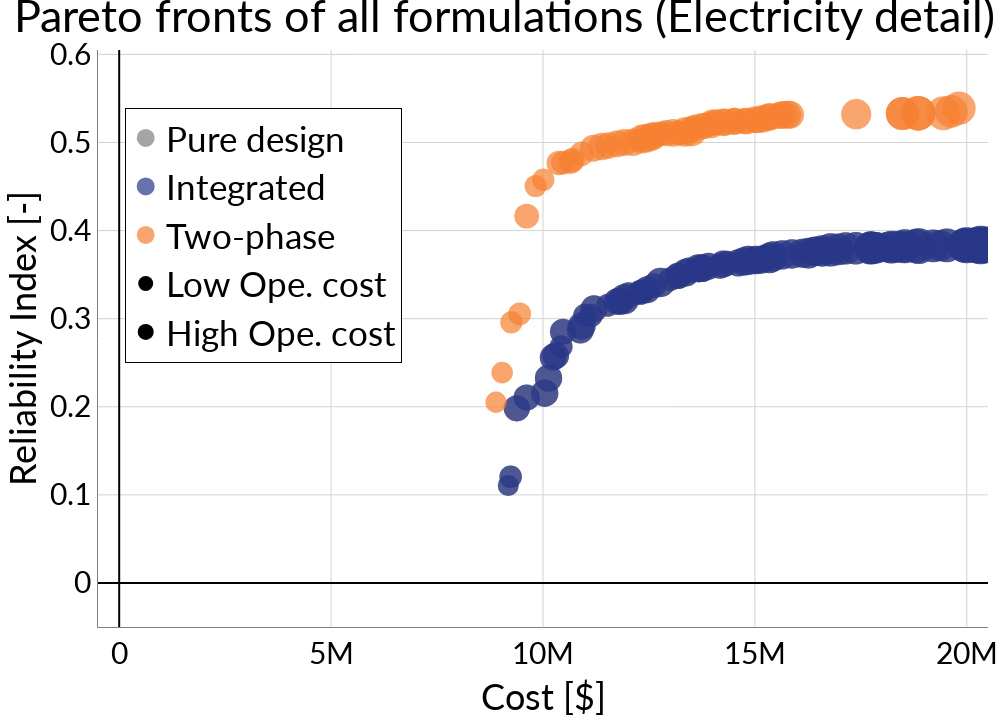

Here is the notebook cell this chart was saved with:
### Code cell
title='Pareto fronts of all formulations (Electricity detail)'
# I need an helper function to get the design cost of a solution so that I can use this info in the PF
def get_design_cost(dv: list) -> float:
    dv_expipes=dv[0:70]
    dv_newpipes=dv[70:76]
    dv_tanks=dv[-4:]

    dc=0
    avail_d=[6,8,10,12,14,16,18,20,24,30]
    expipes_l=[6000 for i in range(35)]
    expipes_l[0]=12000
    expipes_l[1]=12000
    expipes_l[2]=12000
    expipes_l[3]=100
    expipes_l[5]=9000
    expipes_l[6]=9000
    expipes_l[9]=12000
    expipes_l[11]=12000
    expipes_l[-2]=101
    expipes_l[-9]=101
    expipes_d=[12,12,16,30,10,10,12,10,10,8,10,8,10,8,8,8,8,10,8,10,8,12,12,10,12,10,12,10,10,8,12,10,8,12,10]
    for p in range(35):
        # find the diameter of the pipe in avail_d and assign the index
        expipes_d[p]=avail_d.index(expipes_d[p])
    
    expipes_city=[False,True,True,True,False,False,False,False,False,
                  False,False,False,False,False,False, #ID 10to20 
                  False,False,False,False,False,True,True,True,True, #ID 21to30
                  True,True,True,True,True,False,True,True,False,False, #ID 31to40
                  True]
    expipes_cl_d_city= [26.2, 27.8, 34.1, 41.4, 50.2,58.5,66.2,76.8,109.2,142.5]
    expipes_cl_d_sub=  [14.2, 19.8, 25.1, 32.4, 40.2,48.5,57.2,66.8,85.5,116.1]
    expipes_cl_l_city= [17.0, 17.0, 17.0, 17.0, 18.2,19.8,21.6,23.5,30.1,41.3]
    expipes_cl_l_sub=  [12,   12,   12,   13,   14.2,15.5,17.1,20.2,1000000000,10000000]
    for p in range(35):
        a=int(dv_expipes[p*2])
        d=int(dv_expipes[p*2+1])
        if dv_expipes[p]==1:
            if expipes_city[p]==True:
                dc+=expipes_l[p]*expipes_cl_l_city[int(expipes_d[p])]
            else:
                dc+=expipes_l[p]*expipes_cl_l_sub[int(expipes_d[p])]
        elif dv_expipes[p]==2:
            if expipes_city[p]==True:
                dc+=expipes_l[p]*expipes_cl_d_city[d]
            else:
                dc+=expipes_l[p]*expipes_cl_d_sub[d]
        
    newpipes_l=[6000,6000,6000,6000,6000,9000]
    newpipes_cl_d=[12.8,17.8,22.5,29.2,36.2,43.6,51.5,60.1,77.0,105.0]
    for p in range(6):
        dc+=newpipes_l[p]*newpipes_cl_d[int(dv_newpipes[p])]

    tanks_cv=[115000,145000,325000,425000,600000]
    if dv_tanks[0]>0:
        dc+=tanks_cv[int(dv_tanks[1])]
    if dv_tanks[2]>0 and dv_tanks[2]!=dv_tanks[0]:
        dc+=tanks_cv[int(dv_tanks[3])]
    
    return dc

fig =go.Figure()
max_ope_cost=17488932.511617582 #got from a run of the code
min_ope_cost=2274159.11813082
for e in [1, 0, 4]:
    # for each island in islands and individual in individual extract the fitness-vector and put it in a numpy array
    fitness = np.array([ind['fitness-vector'] for island in exps[e]['archipelago']['islands'] for ind in island['generations'][-1]['individuals']])
    dvs = np.array([ind['decision-vector'] for island in exps[e]['archipelago']['islands'] for ind in island['generations'][-1]['individuals']])

    # I want full color the best pareto front of each solution and a lighter color for the rest, which are still pareto fronts but for the individual islands
    # Also, I need to make transparent solutions in the best pareto front but that are not feasible (i.e. reliability index < 0)
    pf = naive_pareto_front(fitness, f__indexes=True)
    pf = pf[fitness[pf,1] <= -0.1] # only feasible solutions (I should do a simulation but this will do)

    ddv_c=np.array([get_design_cost(dv) for dv in dvs[pf]])
    #max_ope_cost=max(max_ope_cost, np.max(fitness[pf,0]-ddv_c))
    #min_ope_cost=min(min_ope_cost, np.min(fitness[pf,0]-ddv_c))

    norm_ope_costs=((fitness[pf,0]-ddv_c)-min_ope_cost)/(max_ope_cost-min_ope_cost)
    mrk=dict(size=[msize+2*msize*noc for noc in norm_ope_costs], symbol=markers[e], color=colors[e], line=dict(width=2, color=colors[e]))
    
    fig.add_trace(go.Scatter(x=fitness[pf,0], y=-fitness[pf,1], mode='markers', marker=mrk,  
                            showlegend=True, name=names[e], legendgroup=names[e],
                            customdata=[[fitness[pf[i],0]/1e6, pf[i], (fitness[pf[i],0]/1e6-ddv_c[i]/1e6)] for i in range(len(pf))],
                            hovertemplate='Cost: %{customdata[0]:.2f}M $<br> Reliability Index: %{y:.2f} <extra>%{customdata[1]}<br>Ope. cost: %{customdata[2]:.2f}M $</extra>'
                            ) )
#print(max_ope_cost, min_ope_cost)

# add two fake points to the legend to show the ope cost in gray outisde of the limts and in another legend to show it in a second legend
fig.add_trace(go.Scatter(x=[-1000000], y=[-1000000], mode='markers', marker=dict(size=msize, color='black'), showlegend=True, name='Low Ope. cost', legendgroup='Ope. cost', hoverinfo='skip'))
fig.add_trace(go.Scatter(x=[-1000000], y=[-1000000], mode='markers', marker=dict(size=3*msize, color='black'), showlegend=True, name='High Ope. cost', legendgroup='Ope. cost', hoverinfo='skip'))
    
fix_layout(fig, title)
fig.update_layout(legend_itemsizing='trace')

fig.show()

### Figure 1 — Plotly figure (JSON) as saved in the notebook; plotly's stock layout.template omitted (floating-point values rounded to 4 significant figures; data arrays with more than 128 entries replaced by an {"elided": "..."} marker saying what was removed)
{"data": [{"customdata": {"elided": "260x3 float values"}, "hovertemplate": "Cost: %{customdata[0]:.2f}M $<br> Reliability Index: %{y:.2f} <extra>%{customdata[1]}<br>Ope. cost: %{customdata[2]:.2f}M $</extra>", "legendgroup": "Pure design", "marker": {"color": "#808080", "line": {"color": "#808080", "width": 2}, "size": {"elided": "260 float values"}, "symbol": "circle"}, "mode": "markers", "name": "Pure design", "showlegend": true, "type": "scatter", "x": {"elided": "260 float values"}, "y": {"elided": "260 float values"}}, {"customdata": {"elided": "260x3 float values"}, "hovertemplate": "Cost: %{customdata[0]:.2f}M $<br> Reliability Index: %{y:.2f} <extra>%{customdata[1]}<br>Ope. cost: %{customdata[2]:.2f}M $</extra>", "legendgroup": "Integrated", "marker": {"color": "#29378A", "line": {"color": "#29378A", "width": 2}, "size": {"elided": "260 float values"}, "symbol": "circle"}, "mode": "markers", "name": "Integrated", "showlegend": true, "type": "scatter", "x": {"elided": "260 float values"}, "y": {"elided": "260 float values"}}, {"customdata": {"elided": "63x3 float values"}, "hovertemplate": "Cost: %{customdata[0]:.2f}M $<br> Reliability Index: %{y:.2f} <extra>%{customdata[1]}<br>Ope. cost: %{customdata[2]:.2f}M $</extra>", "legendgroup": "Two-phase", "marker": {"color": "#F78132", "line": {"color": "#F78132", "width": 2}, "size": [31.35, 31.93, 32.63, 20.37, 22.58, 24.98, 22.5, 20.24, 25.42, 20.02, 24.91, 19.34, 22.82, 24.79, 32.63, 31.09, 30.89, 20.86, 24.55, 19.63, 25.38, 26.26, 26.85, 21.92, 22.73, 31.09, 26.74, 22.51, 25.93, 21.57, 22.32, 25.29, 24.62, 25.47, 24.38, 25.73, 24.28, 21.29, 22.83, 25.94, 25.93, 22.12, 25.47, 21.95, 21.27, 21.35, 28.23, 24.66, 25.75, 27.66, 24.21, 25.02, 24.41, 24.96, 24.24, 24.24, 25.05, 24.92, 24.76, 28.14, 22.55, 24.62, 25.74], "symbol": "circle"}, "mode": "markers", "name": "Two-phase", "showlegend": true, "type": "scatter", "x": [19820000.0, 19450000.0, 18850000.0, 10010000.0, 10910000.0, 11190000.0, 10370000.0, 9252000.0, 12130000.0, 9824000.0, 11750000.0, 8891000.0, 9615000.0, 11930000.0, 18850000.0, 18480000.0, 19640000.0, 9450000.0, 11550000.0, 9036000.0, 11390000.0, 12570000.0, 12320000.0, 10470000.0, 10690000.0, 18480000.0, 12430000.0, 10650000.0, 15830000.0, 12830000.0, 13190000.0, 15590000.0, 13980000.0, 15360000.0, 13810000.0, 15200000.0, 13730000.0, 12540000.0, 13550000.0, 15660000.0, 15760000.0, 12760000.0, 15330000.0, 13330000.0, 13260000.0, 12290000.0, 17390000.0, 15070000.0, 13080000.0, 13350000.0, 13990000.0, 12620000.0, 14090000.0, 15000000.0, 14750000.0, 12910000.0, 14520000.0, 14270000.0, 14520000.0, 13510000.0, 13590000.0, 14790000.0, 14270000.0], "y": [0.5389, 0.5333, 0.5331, 0.4577, 0.4871, 0.4936, 0.4767, 0.2959, 0.5003, 0.4505, 0.4986, 0.2052, 0.4164, 0.5, 0.5331, 0.533, 0.5353, 0.3054, 0.4966, 0.2388, 0.4954, 0.5065, 0.5038, 0.4772, 0.4801, 0.533, 0.5048, 0.4782, 0.5315, 0.5101, 0.511, 0.5308, 0.52, 0.5291, 0.5188, 0.5271, 0.5184, 0.5064, 0.5142, 0.5313, 0.5315, 0.5101, 0.5291, 0.5111, 0.5111, 0.5024, 0.5321, 0.5259, 0.5109, 0.512, 0.5227, 0.508, 0.5229, 0.5259, 0.5243, 0.5106, 0.5241, 0.523, 0.5241, 0.5129, 0.5177, 0.5244, 0.523]}, {"hoverinfo": "skip", "legendgroup": "Ope. cost", "marker": {"color": "black", "size": 15}, "mode": "markers", "name": "Low Ope. cost", "showlegend": true, "type": "scatter", "x": [-1000000], "y": [-1000000]}, {"hoverinfo": "skip", "legendgroup": "Ope. cost", "marker": {"color": "black", "size": 45}, "mode": "markers", "name": "High Ope. cost", "showlegend": true, "type": "scatter", "x": [-1000000], "y": [-1000000]}], "layout": {"font": {"color": "black", "family": "Lato", "size": 30}, "height": 720, "legend": {"bgcolor": "White", "bordercolor": "Black", "borderwidth": 1, "font": {"size": 35}, "groupclick": "toggleitem", "itemclick": "toggleothers", "itemdoubleclick": "toggle", "itemsizing": "trace", "orientation": "v", "tracegroupgap": 100, "traceorder": "normal", "x": 0.03, "xanchor": "left", "y": 0.9, "yanchor": "top"}, "margin": {"b": 10, "l": 10, "pad": 0, "r": 10, "t": 50}, "paper_bgcolor": "white", "plot_bgcolor": "white", "showlegend": true, "title": {"font": {"size": 45}, "text": "Pareto fronts of all formulations (Electricity detail)", "x": 0.5, "xanchor": "center", "y": 1, "yanchor": "top"}, "width": 1008, "xaxis": {"automargin": true, "gridcolor": "lightgrey", "linecolor": "grey", "linewidth": 1, "range": [-500000, 20500000], "showgrid": true, "showline": true, "title": {"text": "Cost [$]"}, "zerolinecolor": "black"}, "yaxis": {"automargin": true, "gridcolor": "lightgrey", "linecolor": "grey", "linewidth": 1, "range": [-0.05, 0.605], "showgrid": true, "showline": true, "title": {"text": "Reliability Index [-]"}, "zerolinecolor": "black"}}}
